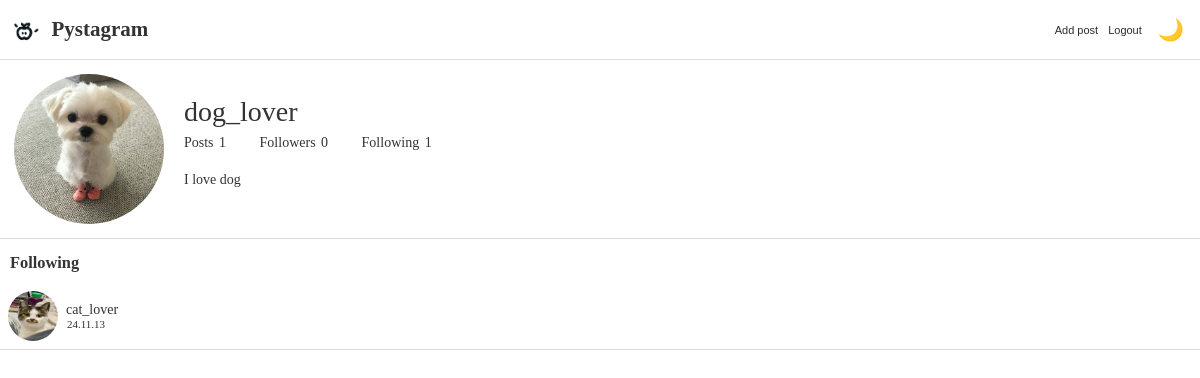
Page /users/6/following/ on the committed database.
### users/models.py (models this page shows, shortened)
class User(AbstractUser):
    profile_image = models.ImageField(
        "프로필 이미지", upload_to="users/profile", blank=True
    )
    short_description = models.TextField("소개글", blank=True)
    like_posts = models.ManyToManyField(
        "posts.Post",
        verbose_name="좋아요 누른 Post 목록",
        related_name="like_users",
        blank=True,
    )
    following = models.ManyToManyField(
        "self",
        verbose_name="팔로우 중인 사용자들",
        related_name="followers",
        symmetrical=False,
        through="users.Relationship",
    )

class Relationship(models.Model):
    from_user = models.ForeignKey(
        "users.User",
        verbose_name="팔로우를 요청한 사용자",
        related_name="following_relationships",
        on_delete=models.CASCADE,
    )
    to_user = models.ForeignKey(
        "users.User",
        verbose_name="팔로우 요청의 대상",
        related_name="follower_relationships",
        on_delete=models.CASCADE,
    )
    created = models.DateTimeField(auto_now_add=True)

### users/views.py (the view)
# urls.py: path("<int:user_id>/following/", following, name="following"),
def following(request, user_id):
    user = get_object_or_404(User, id=user_id)
    relationships=user.following_relationships.all()
    context = {
        "user": user,
        "relationships": relationships,
    }
    return render(request, "users/following.html", context)

### templates/users/following.html
{% extends 'base_profile.html' %}
{% block bottom_data %}
<div class="relationships">
    <h3>Following</h3>
    {% for relationship in relationships %}
        <div class="relationship">
            <a href="{% url 'users:profile' user_id=relationship.to_user.id %}">
                {% if relationship.to_user.profile_image  %}
                    <img src="{{ relationship.to_user.profile_image.url }}">
                {% endif %}
                <div class="relationship-info">
                    <span>{{ relationship.to_user.username }}</span>
                    <span>{{ relationship.created|date:"y.m.d" }}</span>
                </div>
            </a>
        </div>
    {% endfor %}
</div>
{% endblock %}

### templates/base_profile.html
{% extends 'base_nav.html' %}
{% block content %}
<div id="profile">
    <div class="info">
        {% if user.profile_image %}
            <img src="{{ user.profile_image.url }}">
        {% endif %}
        <div class="info-texts">
            <h1>{{ user.username }}</h1>
            <div class="counts">
                <dl>
                    <dt>Posts</dt>
                    <dd>
                        <a href="{% url 'users:profile' user_id=user.id %}">
                            {{ user.post_set.count }}</a>
                    </dd>
                    <dt>Followers</dt>
                    <dd>
                        <a href="{% url 'users:followers' user_id=user.id %}">
                            {{ user.followers.count }}</a>
                    </dd>
                    <dt>Following</dt>
                    <dd>
                        <a href="{% url 'users:following' user_id=user.id %}">
                            {{ user.following.count }}</a>
                    </dd>
                </dl>
            </div>
            <p>{{ user.short_description }}</p>
        </div>
    </div>
    {% block bottom_data %}{% endblock %}
</div>
{% endblock %}

### static/css/stylenew.css (style rules this page uses)
h1, h2, h3, h4, h5, h6 { padding: 0; margin: 0; font-weight: 300; }
a { text-decoration: none; color: #333; }
html { margin: 0; font-family: "Noto Sans KR", serif; font-weight: 300; font-size: 14px; color: #333; height: 100%; }
body { margin: 0; height: 100%; }
#profile { display: flex; flex-direction: column; padding-top: 74px; }
#profile .info { display: flex; flex-direction: row; padding-bottom: 14px; border-bottom: 1px solid #ddd; padding-left: 14px; padding-right: 14px; }
#profile .info img { width: 150px; height: 150px; border-radius: 50%; margin-right: 20px; }
#profile .info .info-texts { display: flex; flex-direction: column; justify-content: center; }
#profile .info .info-texts .counts dl { margin-block-start: 0.5em; margin-block-end: 0.5em; }
#profile .info .info-texts .counts dt { display: inline-block; }
#profile .info .info-texts .counts dd { display: inline-block; margin-inline-start: 2px; margin-inline-end: 30px; font-weight: 500; }
#profile .relationships { position: relative; display: flex; flex-direction: column; }
#profile .relationships h3 { padding: 14px 10px 10px 10px; font-weight: bold; }
#profile .relationships .relationship { display: flex; flex-direction: row; position: relative; border-bottom: 1px solid #ddd; box-sizing: border-box; }
#profile .relationships .relationship > a { position: relative; display: flex; flex-direction: row; align-items: center; padding-top: 8px; padding-bottom: 8px; padding-left: 8px; box-sizing: border-box; height: 66px; }
#profile .relationships .relationship > a img { width: 50px; height: 50px; border-radius: 50%; margin-right: 10px; }
#profile .relationships .relationship > a .relationship-info { position: absolute; display: flex; flex-direction: column; left: 66px; }
#profile .relationships .relationship > a .relationship-info span:nth-of-type(1) { font-weight: 500; }
#profile .relationships .relationship > a .relationship-info span:nth-of-type(2) { font-size: 11px; margin-left: 1px; }

### rows in the picture
User: profile_image (picture), username "dog_lover", post_set.count "1", followers.count "0", following.count "1", short_description "I love dog"
Relationship: to_user.profile_image (picture), to_user.username "cat_lover", created "24.11.13"
